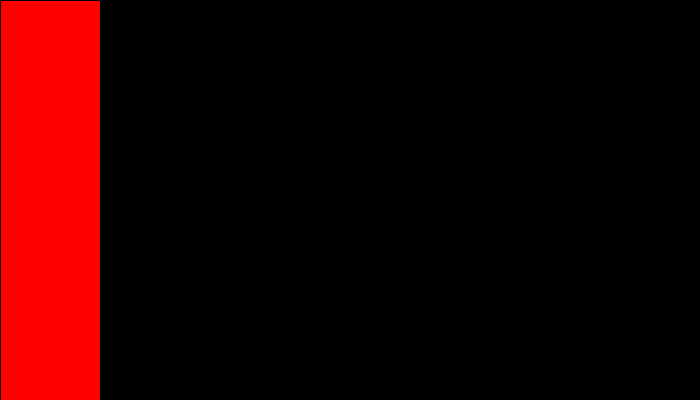
Frame 1 (no input)
Frame 60 (the mouse pressed at the canvas centre just before this capture): identical to frame 1, image omitted
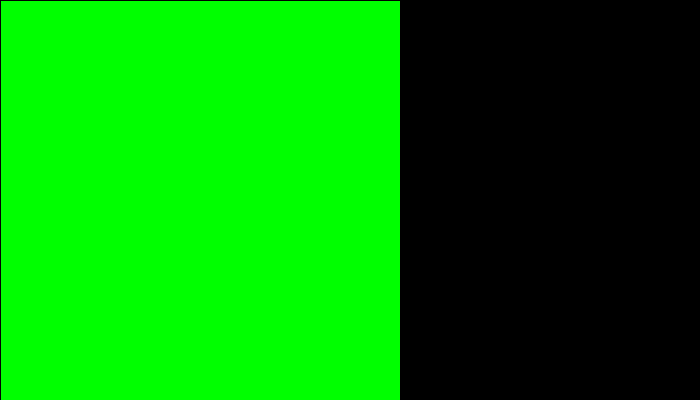
Frame 120 (the mouse held since frame 60 and released just before this capture)

The Processing sketch that drew these frames (run headless with seeded random() and noise(); from frame 60 on, the mouse is pressed at the canvas centre):

// Processing sketch: processing_159551
// ── processing_159551.pde



void setup (){
  size(700, 400);
  background (0);
 
}

void draw (){
   
  if (mouseX < 100) { //red
    fill (255, 0, 0);  
    rect (0, 0, 100, height);
  }
  else if (mouseX < 200) { //orange
    fill (255, 127, 0);
    rect (0, 0, 200, height);
  }
  else if (mouseX < 300) {//yellow
    fill (255, 255, 0);
    rect (0, 0, 300, height);
  }
  else if (mouseX < 400) {//green
    fill (0, 255, 0);
    rect (0, 0, 400, height);
  }
  else if (mouseX < 500) {//blue
    fill (0, 0, 255);
    rect (0, 0, 500, height);
  }
  else if (mouseX < 600) {//indigo
    fill (75, 0, 130);
    rect (0, 0, 600, height);
  }
    else if (mouseX < 700) {//violet
    fill (143, 0, 255);
    rect (0, 0, 700, height);
  }
  else {
    background (0);
  }
}
